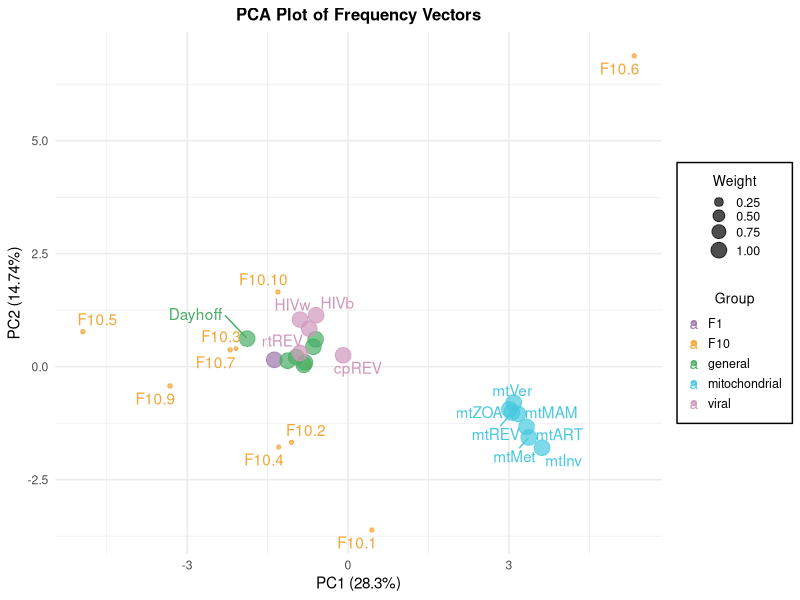

Source code (R):

# Input the data
F1_1 <- c(0.0964, 0.0631, 0.0318, 0.0594, 0.0161, 0.0365, 0.0695, 0.0690, 0.0247, 0.0412, 0.1003, 0.0524, 0.0193, 0.0343, 0.0480, 0.0797, 0.0467, 0.0121, 0.0253, 0.0741)

F10_1 <- c(0.137315,0.00738656,0.0190614,0.119929,0.0062035,0.0084691,0.0773137,0.0406599,0.0000944466,0.0443403,0.0861331,0.0229603,0.0315825,0.0782116,0.0000944466,0.104113,0.0632577,0.00211458,0.0834287,0.0673314)
F10_2 <- c(0.138487,0.0756157,0.0187661,0.0482333,0.0117611,0.0532719,0.0923879,0.0106709,0.031281,0.00282101,0.160525,0.000084446,0.00389722,0.0562589,0.025539,0.149693,0.0209131,0.0167611,0.0228302,0.0602019)
F10_3 <- c(0.144351,0.0464158,0.0676745,0.0000766597,0.0278532,0.0613893,0.0731007,0.0870778,0.0440432,0.0335183,0.0975968,0.0561397,0.054696,0.0101713,0.00986901,0.0696948,0.00976753,0.00682873,0.0450845,0.054651)
F10_4 <- c(0.0158089,0.102047,0.0198877,0.0767252,0.0299931,0.0242505,0.0383824,0.0483266,0.087322,0.0381301,0.0706277,0.0562319,0.0100652,0.0671671,0.0145746,0.131483,0.0560061,0.0150364,0.0449492,0.0529853)
F10_5 <- c(0.069482,0.0371957,0.104882,0.106297,0.0278383,0.0596245,0.0329037,0.129742,0.0232504,0.0222079,0.0307485,0.0898494,0.00413362,0.0000803692,0.00291945,0.134481,0.0669069,0.0000803692,0.0000803692,0.0572955)
F10_6 <- c(0.0430328,0.00426393,0.00850958,0.0246198,0.0295675,0.0139483,0.00480741,0.0407608,0.000341615,0.213481,0.274634,0.00189381,0.0241902,0.0102992,0.0154965,0.000341615,0.0197455,0.02268,0.00384726,0.243539)
F10_7 <- c(0.0803545,0.035513,0.0283232,0.0553619,0.0238173,0.0471799,0.0386205,0.108269,0.0352631,0.0327936,0.0488747,0.0313668,0.00756975,0.0294382,0.179985,0.0938184,0.0453884,0.0164961,0.0149781,0.0465888)
F10_8 <- c(0.0914045,0.0182463,0.0288811,0.0581682,0.0000905515,0.0275747,0.103927,0.0535992,0.0156514,0.0212376,0.172261,0.0452874,0.0215043,0.032983,0.129437,0.0479151,0.0647593,0.0000905515,0.00242763,0.0645545)
F10_9 <- c(0.0985208,0.0479061,0.0280357,0.0588297,0.00715918,0.0127502,0.1132,0.127884,0.00052279,0.0165952,0.03161,0.102818,0.0241771,0.0363896,0.0754124,0.119718,0.027435,0.0100651,0.0000854054,0.0608858)
F10_10 <- c(0.119737,0.130919,0.00229038,0.000101425,0.0124037,0.0514481,0.0370904,0.0731602,0.0152908,0.0691943,0.0974134,0.106773,0.0302084,0.0498596,0.00727608,0.0413231,0.0730026,0.0100995,0.000101425,0.0723066)

C10_1 <- c(0.4082573125, 0.0081783015, 0.0096285438, 0.0069870889, 0.0349388179, 0.0075279735, 0.0097846653, 0.1221613215, 0.0039151830, 0.0125784287, 0.0158338663, 0.0059670150, 0.0081313216, 0.0061604332, 0.0394155867, 0.1682450664, 0.0658132542, 0.0018751587, 0.0041579747, 0.0604426865)
C10_2 <- c(0.1027763487, 0.0418664491, 0.0213272051, 0.0155943616, 0.0149663448, 0.0440685478, 0.0419667447, 0.0138805792, 0.0158864807, 0.1066076641, 0.1131944125, 0.0436343681, 0.0437800327, 0.0180729309, 0.0223250701, 0.0529608087, 0.1081741005, 0.0045147205, 0.0137373857, 0.1606654446)
C10_3 <- c(0.0351766018, 0.0019678632, 0.0016591476, 0.0006768741, 0.0078706538, 0.0016559557, 0.0019686768, 0.0022420602, 0.0012878339, 0.3515819591, 0.1278183107, 0.0018856550, 0.0242631753, 0.0126221329, 0.0029771559, 0.0049998099, 0.0255378034, 0.0011907778, 0.0037539283, 0.3888636245)
C10_4 <- c(0.0408513927, 0.0269887074, 0.2185648186, 0.2333814790, 0.0037602852, 0.0380451418, 0.0901238869, 0.1158332065, 0.0373197176, 0.0025523644, 0.0052164616, 0.0485017266, 0.0022571778, 0.0025108218, 0.0108333610, 0.0804527209, 0.0302879995, 0.0010815260, 0.0069890931, 0.0044481118)
C10_5 <- c(0.0185492661, 0.0062362395, 0.0024895723, 0.0009775062, 0.0070416514, 0.0083539447, 0.0024891617, 0.0028952913, 0.0040103982, 0.1632422345, 0.4443079409, 0.0043570878, 0.1202815687, 0.0733329781, 0.0048827648, 0.0051642443, 0.0131806647, 0.0068759784, 0.0144734420, 0.0968580644)
C10_6 <- c(0.1106750119, 0.0352190043, 0.0405186210, 0.1636437899, 0.0014834855, 0.0877962201, 0.2638456592, 0.0325228293, 0.0163803600, 0.0068334902, 0.0140679579, 0.0677158208, 0.0048988133, 0.0023256777, 0.0298982139, 0.0562887953, 0.0426922497, 0.0010338979, 0.0040522304, 0.0181078719)
C10_7 <- c(0.0522657662, 0.0668294648, 0.0714836849, 0.0297745257, 0.0143324928, 0.0736540298, 0.0388386669, 0.0228101108, 0.1551638111, 0.0187406149, 0.0653779932, 0.0439469345, 0.0207189121, 0.0624033021, 0.0145475497, 0.0549017631, 0.0370140058, 0.0193756900, 0.1110694548, 0.0267512268)
C10_8 <- c(0.0116587342, 0.0050990142, 0.0064011054, 0.0021742457, 0.0105340743, 0.0040203734, 0.0024251112, 0.0034709143, 0.0366787049, 0.0187185330, 0.0676489746, 0.0026694717, 0.0143534813, 0.3650985596, 0.0031159927, 0.0094848536, 0.0073713920, 0.0509564551, 0.3574858593, 0.0206341497)
C10_9 <- c(0.0627195947, 0.2038782162, 0.0428629162, 0.0236193294, 0.0052662886, 0.1098111767, 0.0686284994, 0.0256174957, 0.0332612124, 0.0128968249, 0.0305627740, 0.2270839355, 0.0124036991, 0.0039181841, 0.0140440613, 0.0483152469, 0.0463378087, 0.0025143473, 0.0065521118, 0.0197062770)
C10_10 <- c(0.1145518598, 0.0324008908, 0.0750614981, 0.0416192189, 0.0098549497, 0.0339624663, 0.0364907910, 0.0503817581, 0.0165233329, 0.0092949460, 0.0139153707, 0.0423026886, 0.0082240805, 0.0046605982, 0.0379221548, 0.2610647896, 0.1845829279, 0.0017548981, 0.0058538316, 0.0195769483)

Dayhoff <- c(0.08712691, 0.04090396, 0.04043196, 0.04687195, 0.03347397, 0.03825496, 0.04952995, 0.08861191, 0.03361897, 0.03688596, 0.08535691, 0.08048092, 0.01475299, 0.03977196, 0.05067995, 0.06957693, 0.05854194, 0.01049399, 0.02991597, 0.06471794)
LG <- c(0.07906592, 0.05594094, 0.04197696, 0.05305195, 0.01293699, 0.04076696, 0.07158593, 0.05733694, 0.02235498, 0.06215694, 0.0990809, 0.06459994, 0.02295098, 0.04230196, 0.04403996, 0.06119694, 0.05328695, 0.01206599, 0.03415497, 0.06914693)
JTT <- c(0.07674792, 0.05169095, 0.04264496, 0.05154395, 0.01980298, 0.04075196, 0.06182994, 0.07315193, 0.02294398, 0.05376095, 0.09190391, 0.05867594, 0.02382598, 0.04012596, 0.05090095, 0.06876493, 0.05856494, 0.01426099, 0.03210197, 0.06600493)
WAG <- c(0.08662791, 0.043972, 0.0390894, 0.05704511, 0.0193078, 0.0367281, 0.05805891, 0.08325181, 0.0244313, 0.048466, 0.08620901, 0.06202861, 0.0195027, 0.0384319, 0.0457631, 0.06951791, 0.06101271, 0.0143859, 0.0352742, 0.07089561)
VT <- c(0.0770764620135024, 0.0500819370772208, 0.0462377395993731, 0.0537929860758246, 0.0144533387583345, 0.0408923608974345, 0.0633579339160905, 0.0655672355884439, 0.0218802687005936, 0.0591969699027449, 0.0976461276528445, 0.0592079410822730, 0.0220695876653368, 0.0413508521834260, 0.0476871596856874, 0.0707295165111524, 0.0567759161524817, 0.0127019797647213, 0.0323746050281867, 0.0669190817443274)
Blosum62 <- c(0.074, 0.052, 0.045, 0.054, 0.025, 0.034, 0.054, 0.074, 0.026, 0.068, 0.099, 0.058, 0.025, 0.047, 0.039, 0.057, 0.051, 0.013, 0.032, 0.073)
PMB <- c(0.07559244, 0.05379462, 0.03769623, 0.04469553, 0.02849715, 0.03389661, 0.05349465, 0.0779922, 0.029997, 0.05989401, 0.09579042, 0.0519948, 0.02189781, 0.0449955, 0.0419958, 0.06819318, 0.05639436, 0.01569843, 0.0359964, 0.07149285)
Q_plant <- c(0.074923000, 0.050500000, 0.038734000, 0.053195000, 0.011300000, 0.037499000, 0.068513000, 0.059627000, 0.021204000, 0.058991000, 0.102504000, 0.067306000, 0.022371000, 0.043798000, 0.037039000, 0.084451000, 0.047850000, 0.012322000, 0.030777000, 0.077097000)
mtREV <- c(0.072, 0.019, 0.039, 0.019, 0.006, 0.025, 0.024, 0.056, 0.028, 0.088, 0.169, 0.023, 0.054, 0.061, 0.054, 0.072, 0.086, 0.029, 0.033, 0.043)
mtMet <- c(0.043793213137964, 0.012957803887341, 0.057001317100395, 0.016899005069702, 0.011330503399151, 0.018018105405432, 0.022538506761552, 0.047050114115034, 0.017183705155112, 0.089779426933828, 0.155226046567814, 0.039913511974054, 0.067444320233296, 0.088448026534408, 0.037528211258463, 0.093752228125668, 0.063579019073706, 0.022671306801392, 0.041568212470464, 0.053317415995225)
mtVer <- c(0.070820264589868, 0.014049892975054, 0.045209877395061, 0.014793692603154, 0.006814196592902, 0.026340886829557, 0.021495189252405, 0.044239977880011, 0.024230987884506, 0.090735054632473, 0.172309913845043, 0.027381186309407, 0.056193971903014, 0.049775775112112, 0.054386272806864, 0.074421862789069, 0.108809945595027, 0.025652687173656, 0.026484686757657, 0.045853677073162)
mtInv <- c(0.031742312696925, 0.010900704360282, 0.061579224631690, 0.016149206459683, 0.013570105428042, 0.014644105857642, 0.022311208924484, 0.047847519139008, 0.011641804656722, 0.094322337728935, 0.149407059762824, 0.044438717775487, 0.077262530905012, 0.102287040914816, 0.026290210516084, 0.105939042375617, 0.042869117147647, 0.020701008280403, 0.046556718622687, 0.059540023816010)
mtMAM <- c(0.0692, 0.0184, 0.0400, 0.0186, 0.0065, 0.0238, 0.0236, 0.0557, 0.0277, 0.0905, 0.1675, 0.0221, 0.0561, 0.0611, 0.0536, 0.0725, 0.0870, 0.0293, 0.0340, 0.0428)
mtART <- c(0.054116, 0.018227, 0.039903, 0.020160, 0.009709, 0.018781, 0.024289, 0.068183, 0.024518, 0.092638, 0.148658, 0.021718, 0.061453, 0.088668, 0.041826, 0.091030, 0.049194, 0.029786, 0.039443, 0.057700)
mtZOA <- c(0.06887993, 0.02103698, 0.03038997, 0.02069598, 0.00996599, 0.01862298, 0.02498898, 0.07196793, 0.02681397, 0.08507191, 0.15671684, 0.01927598, 0.05065195, 0.08171192, 0.04480296, 0.08053492, 0.05638594, 0.02799797, 0.03740396, 0.06608293)
rtREV <- c(0.0646, 0.0453, 0.0376, 0.0422, 0.0114, 0.0606, 0.0607, 0.0639, 0.0273, 0.0679, 0.1018, 0.0751, 0.0150, 0.0287, 0.0681, 0.0488, 0.0622, 0.0251, 0.0318, 0.0619)
cpREV <- c(0.0755, 0.0621, 0.0410, 0.0371, 0.0091, 0.0382, 0.0495, 0.0838, 0.0246, 0.0806, 0.1011, 0.0504, 0.0220, 0.0506, 0.0431, 0.0622, 0.0543, 0.0181, 0.0307, 0.0660)
HIVb <- c(0.060490222, 0.066039665, 0.044127815, 0.042109048, 0.020075899, 0.053606488, 0.071567447, 0.072308239, 0.022293943, 0.069730629, 0.098851122, 0.056968211, 0.019768318, 0.028809447, 0.046025282, 0.050604330, 0.053636813, 0.033011601, 0.028350243, 0.061625237)
HIVw <- c(0.0377494, 0.0573210, 0.0891129, 0.0342034, 0.0240105, 0.0437824, 0.0618606, 0.0838496, 0.0156076, 0.0983641, 0.0577867, 0.0641682, 0.0158419, 0.0422741, 0.0458601, 0.0550846, 0.0813774, 0.0195970, 0.0205847, 0.0515638)
FLU <- c(0.04707195, 0.05090995, 0.07421393, 0.04785995, 0.02502197, 0.03330397, 0.05458695, 0.07637292, 0.01996398, 0.06713393, 0.07149793, 0.05678494, 0.01815098, 0.03049597, 0.05065595, 0.08840891, 0.07433893, 0.01852398, 0.03147397, 0.06322894)

F2_1 <- c(0.0736301,0.0420659,0.0116857,0.00577884,0.0344768,0.0165771,0.0115874,0.0101828,0.0224098,0.125036,0.239506,0.00575243,0.0349387,0.0624289,0.0108474,0.0138127,0.0350863,0.0156735,0.0288336,0.19969)
F2_2 <- c(0.104035,0.0677371,0.0351037,0.0696185,0.0133054,0.0403634,0.0816521,0.0844854,0.0249323,0.0224157,0.066655,0.0620534,0.016237,0.0280571,0.0570639,0.0945127,0.049348,0.0118271,0.0245534,0.0460435)

F4_1 <- c(0.0920548,0.0553379,0.0318206,0.102457,0.00424498,0.0474943,0.119906,0.0734557,0.0188388,0.0201987,0.0561906,0.0754587,0.011812,0.0151568,0.0827026,0.0771459,0.0530929,0.00922952,0.011699,0.0417034)
F4_2 <- c(0.120477,0.0954101,0.0311517,0.0273694,0.0231719,0.0354826,0.040009,0.0944352,0.0354261,0.0220833,0.0866637,0.0494555,0.0241434,0.0485782,0.0272253,0.111013,0.0411052,0.0092355,0.031916,0.0456485)
F4_3 <- c(0.0646654,0.0218516,0.0176792,0.00771314,0.0325835,0.00968293,0.00998289,0.00825001,0.0119701,0.144137,0.235644,0.00401432,0.0299925,0.0462406,0.0127392,0.0107412,0.0323113,0.0295715,0.0429975,0.227232)
F4_4 <- c(1.75769e-05,0.147647,0.129944,0.01579,1.75769e-05,0.0316547,0.0698645,1.75769e-05,1.75769e-05,0.0914882,0.0368789,0.00748561,0.175769,1.75769e-05,0.065751,0.0360197,0.00290522,0.175769,1.75769e-05,0.0129274)

F8_1 <- c(0.0409033,0.0741969,0.0434624,0.101881,0.000138938,0.022723,0.0946703,0.130574,0.0198531,0.0447982,0.0211775,0.0765398,0.0102916,0.0292618,0.0553716,0.0936222,0.0203023,0.0121394,0.00590734,0.102186)
F8_2 <- c(0.122502,0.0864211,0.0131459,0.0296206,0.0420945,0.0236167,0.0318566,0.0716423,0.0518304,0.0200462,0.0745208,0.038587,0.0171778,0.0698471,0.00301989,0.137943,0.0345708,0.00893058,0.0661968,0.0564306)
F8_3 <- c(0.114751,0.0686446,0.0415785,0.0161699,0.00517152,0.0276677,0.0394709,0.0823982,0.0304912,0.0304595,0.0861152,0.0249556,0.0317259,0.0370365,0.138003,0.0916131,0.0297506,0.0266675,0.025516,0.051813)
F8_4 <- c(0.0384331,0.0523653,0.0296283,0.0589677,0.0209695,0.0590616,0.0948627,0.0793419,0.0284203,0.0270875,0.117713,0.0505763,7.85388e-05,0.00119073,0.0758,0.0850565,0.087913,0.0110557,0.0237146,0.0577635)
F8_5 <- c(0.190276,0.0977501,0.0313586,0.0436719,0.00390739,0.0634842,0.0779924,0.0622719,0.02192,0.0270238,0.104425,0.0936782,0.00473012,0.0166865,7.10101e-05,0.0820929,0.0262918,7.10101e-05,7.10101e-05,0.0522263)
F8_6 <- c(0.0848343,0.0622641,0.0329319,0.0860776,0.0186342,0.0407838,0.0452183,0.0599726,0.0250711,0.016412,0.107643,0.0652168,0.0539769,0.043927,0.0287562,0.0927383,0.0785924,0.0124281,6.04519e-05,0.044461)
F8_7 <- c(0.132455,0.0381045,0.0185515,0.106785,0.00130499,0.0387726,0.155934,0.0371834,0.00391036,0.0312659,0.0407655,0.0590639,0.0160001,0.0209356,0.0667009,0.040664,0.0565702,0.0191919,0.0628537,0.0529865)
F8_8 <- c(0.0626289,0.0256797,0.024621,0.00695919,0.0405735,0.00495012,0.00915175,0.0264558,0.00924011,0.153982,0.252472,0.000297637,0.0315357,0.0529799,0.0116112,0.00252614,0.0249839,0.0155478,0.0248986,0.218906)


# Add row names and column names to the matrix
profile_matrix <- rbind(F1_1,
                        # F2_1, F2_2,
                        #,F4_1, F4_2, F4_3, F4_4
                        #,F8_1, F8_2, F8_3, F8_4, F8_5, F8_6, F8_7, F8_8,
                        F10_1, F10_2, F10_3, F10_4, F10_5, F10_6, F10_7, F10_8, F10_9, F10_10,
                        #C10_1, C10_2, C10_3, C10_4, C10_5, C10_6, C10_7, C10_8, C10_9, C10_10,
                        Dayhoff, LG, JTT, WAG, VT, Blosum62, PMB
                        ,mtREV, mtMet, mtVer, mtInv, mtMAM, mtART, mtZOA, rtREV, cpREV, HIVb, HIVw, FLU
)
rownames(profile_matrix) <- c("F1.1 (1.0000)",
                              # "F2.1 (0.1916)", "F2.2 (0.8084)",
                              #,"F4.1 (0.4291)", "F4.2 (0.3900)", "F4.3 (0.1793)", "F4.4 (0.0015)"
                              #,"F8.1 (0.1227)", "F8.2 (0.1245)", "F8.3 (0.1257)", "F8.4 (0.1255)", "F8.5 (0.1251)", "F8.6 (0.1250)", "F8.7 (0.1265)", "F8.8 (0.1249)",
                              "F10.1 (0.1000)", "F10.2 (0.0994)", "F10.3 (0.0980)", "F10.4 (0.0987)", "F10.5 (0.1007)",
                              "F10.6 (0.0998)", "F10.7 (0.1009)", "F10.8 (0.1008)", "F10.9 (0.1016)", "F10.10 (0.1000)",
                              #"C10.1 (0.1191)", "C10.2 (0.0874)", "C10.3 (0.1037)", "C10.4 (0.0923)", "C10.5 (0.1070)","C10.6 (0.1330)", "C10.7 (0.0538)", "C10.8 (0.0692)", "C10.9 (0.1320)", "C10.10 (0.1024)",
                              "Dayhoff (1.0000)", "LG (1.0000)", "JTT (1.0000)", "WAG (1.0000)", "VT (1.0000)", "Blosum62 (1.0000)", "PMB (1.0000)"
                              ,"mtREV (1.0000)", "mtMet (1.0000)", "mtVer (1.0000)", "mtInv (1.0000)", "mtMAM (1.0000)", "mtART (1.0000)", "mtZOA (1.0000)", "rtREV (1.0000)", "cpREV (1.0000)", "HIVb (1.0000)", "HIVw (1.0000)", "FLU (1.0000)"
)

amino_acids <- c("A", "R", "N", "D", "C", "Q", "E", "G", "H", "I", "L", "K", "M", "F", "P", "S", "T", "W", "Y", "V")
colnames(profile_matrix) <- amino_acids

library(ggplot2)
library(ggrepel)

# Extract weights and scale them down to 50%
weights <- as.numeric(sub(".*\\((.*)\\)", "\\1", rownames(profile_matrix)))

# Extract labels, removing the brackets and the weights inside them
labels <- sub(" \\(.*\\)", "", rownames(profile_matrix))

# Create groups
groups <- sub("\\..*", "", labels)
general_indices <- which(labels %in% c("Dayhoff", "LG", "JTT", "WAG", "VT", "Blosum62", "PMB"))
groups[general_indices] <- "general"
mitochondrial_indices <- which(labels %in% c("mtREV", "mtMet", "mtVer", "mtInv", "mtMAM", "mtART", "mtZOA"))
groups[mitochondrial_indices] <- "mitochondrial"
viral_indices <- which(labels %in% c("rtREV", "cpREV", "HIVb", "HIVw", "FLU"))
groups[viral_indices] <- "viral"


# Perform PCA analysis
pca_result <- prcomp(profile_matrix, scale. = TRUE)

# Calculate the percentage of variance explained by each principal component
explained_variance <- pca_result$sdev^2 / sum(pca_result$sdev^2)
percent_variance <- explained_variance * 100

# Prepare the data frame for plotting
# Define factor levels for the desired group order
# Set the group order as F1, F10, general, mitochondrial, viral, C10
pca_data <- data.frame(pca_result$x, Weight = weights, Label = labels, Group = groups)

# Convert groups to factors with specific levels
groups <- factor(groups, levels = c("F1", "F10", "general", "mitochondrial", "viral"))##, "C10"))

# Define colors for each group
colors <- c("F1" = "#9e76aa", "F10" = "#F5A433", "general" = "#48ad64", "mitochondrial" = "#47c8df", "viral" = "#D097BA")#, "C10" = "#e22834")

# Plot PCA with custom color order
pca_data <- data.frame(pca_result$x, Weight = weights, Label = labels, Group = groups)

groups <- factor(groups, levels = c("F1", "F10", "general", "mitochondrial", "viral"))##, "C10"))

# Define the corresponding colors for each group
colors <- c("F1" = "#9e76aa", "F10" = "#F5A433", "general" = "#48ad64", "mitochondrial" = "#47c8df", "viral" = "#D097BA")#, "C10" = "#e22834")

# Plot the PCA with custom color order
ggplot(pca_data, aes(x = PC1, y = PC2, label = Label, color = Group)) +
  geom_point(aes(size = Weight), alpha = 0.7) +
  geom_text_repel() +
  scale_size_continuous(range = c(1, 5)) +
  scale_color_manual(values = colors) +
  theme_minimal() +
  labs(title = "PCA Plot of Frequency Vectors",
       x = paste0("PC1 (", round(percent_variance[1], 2), "%)"),
       y = paste0("PC2 (", round(percent_variance[2], 2), "%)"),
       size = "Weight",
       color = "Group") +
  theme(
    plot.title = element_text(size = 12, face = "bold", hjust = 0.5),
    legend.title = element_text(size = 10),
    legend.text = element_text(size = 9),
    legend.key.size = unit(0.8, "lines"),
    legend.key.height = unit(0.6, "lines"),
    legend.key.width = unit(0.6, "lines"),
    legend.box.background = element_rect(color = "black", size = 0.5),
    legend.box.margin = margin(2, 2, 2, 2),
    legend.justification = "center",
    legend.box.just = "center",
    legend.title.align = 0.5
  )
